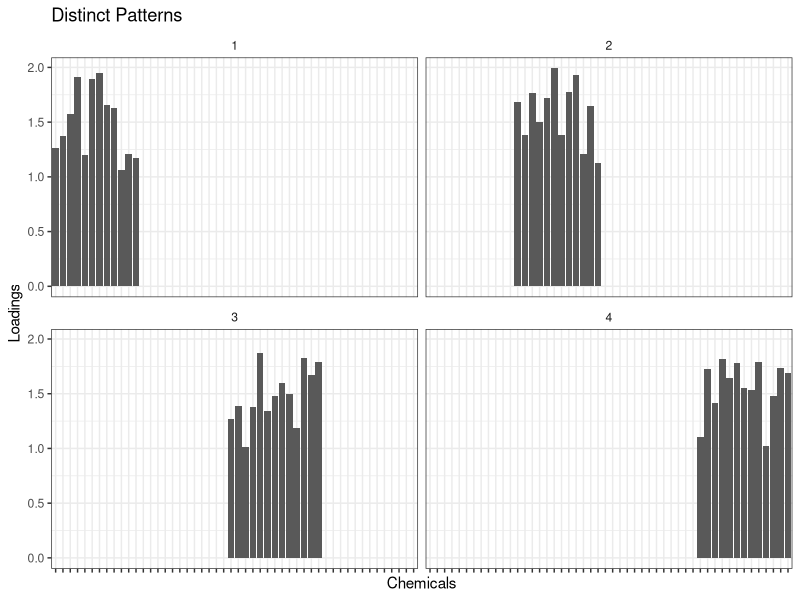
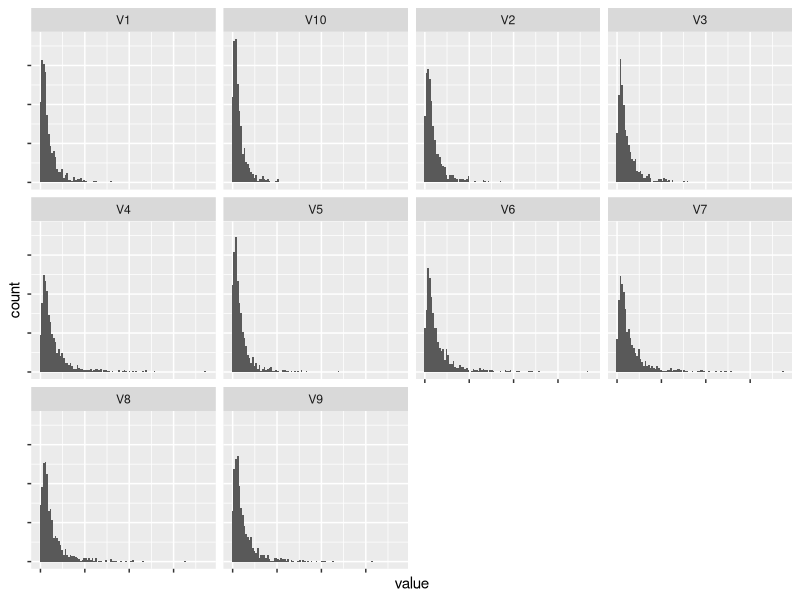
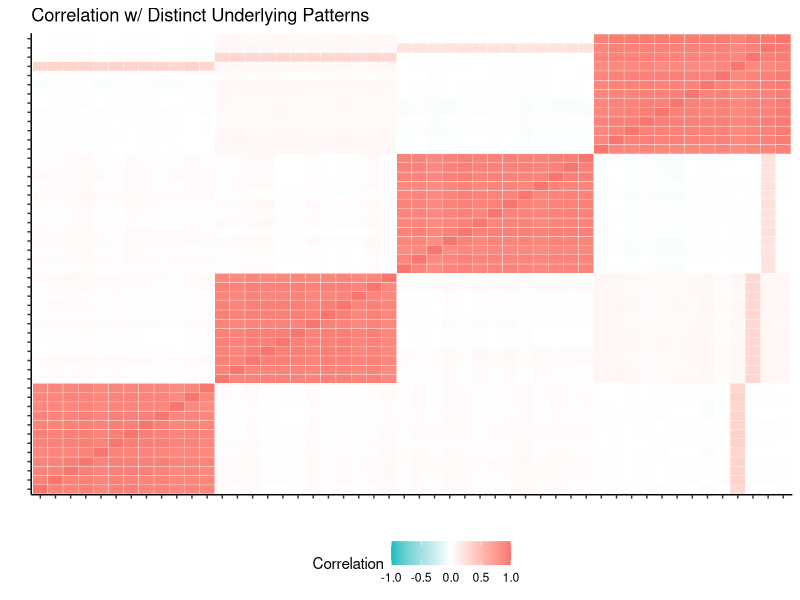
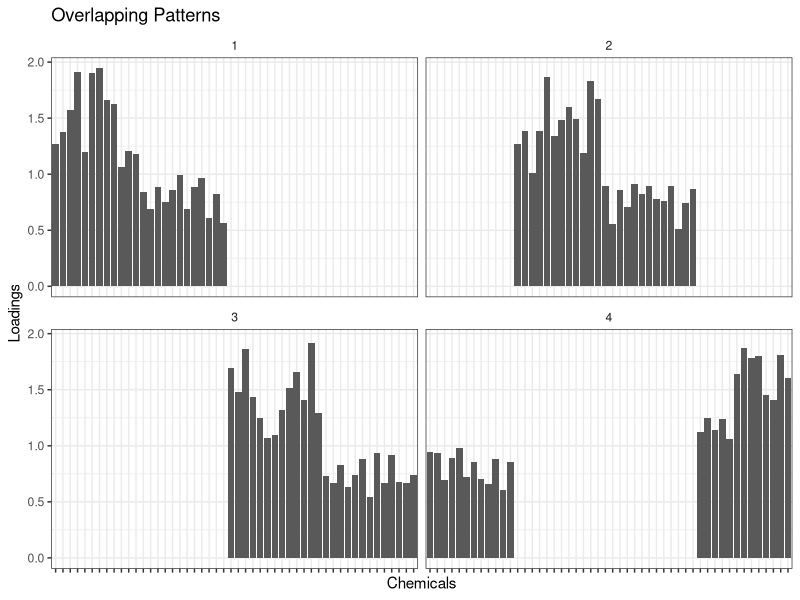
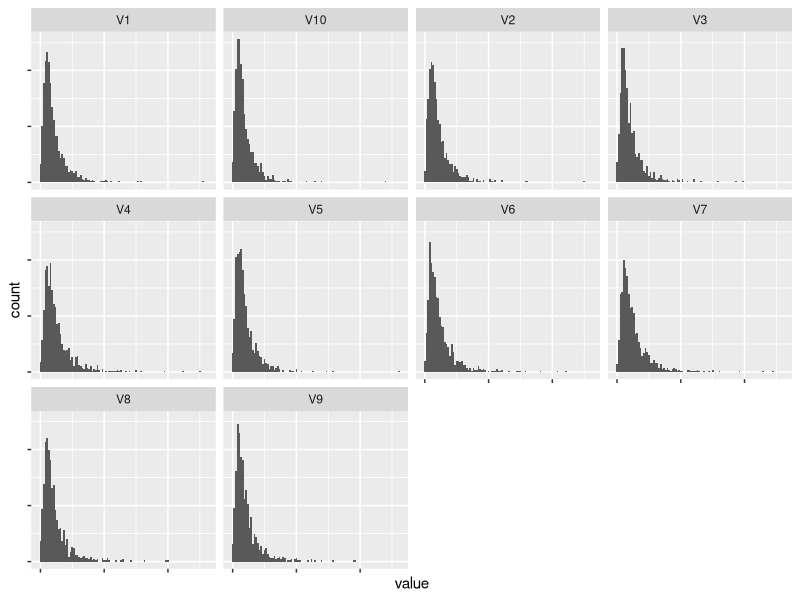
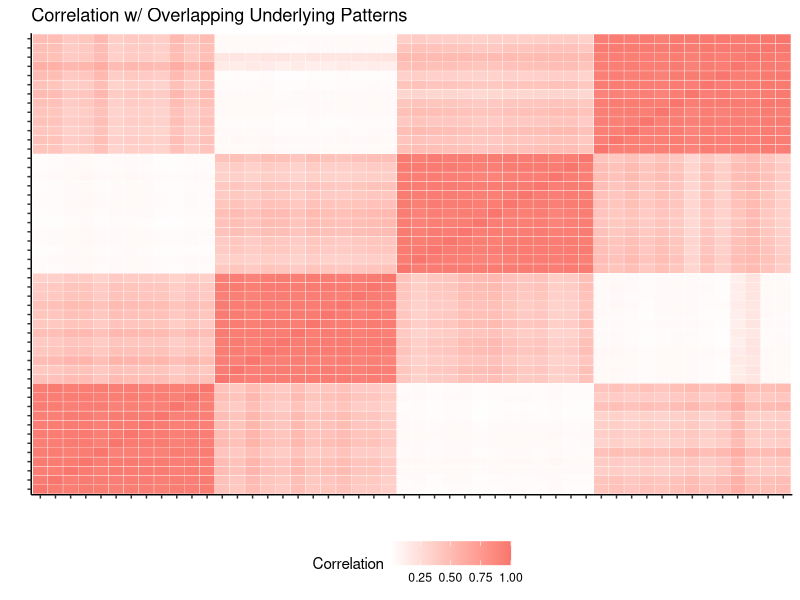
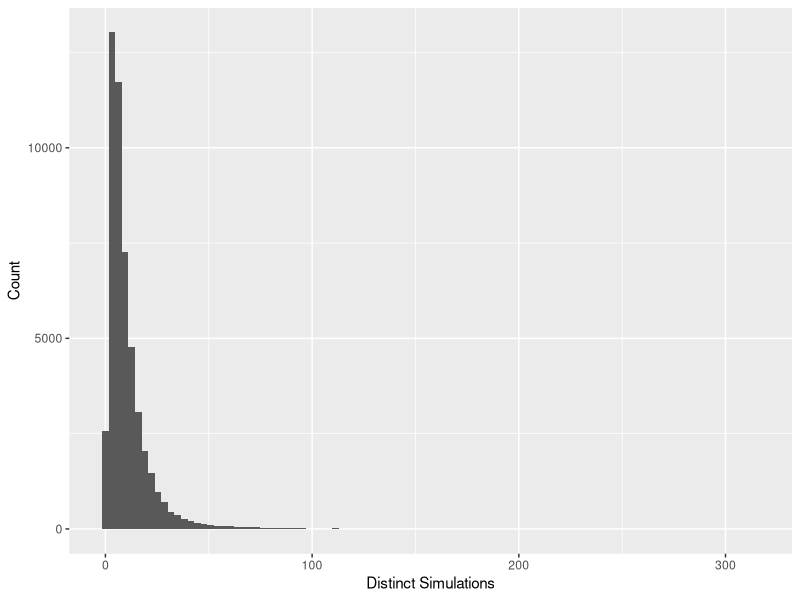

The R script that drew these images, in order: (Note: this script raises an error after producing the figures.)
## ---- chunk 1
options(scipen = 999)
library(reshape2) # melt
library(MASS) # mvrnorm
library(tidyverse)
## ---- chunk 2
## Construct a matrix for 4 TRUE exposure patterns
## replace runif between 0--0.2 with rep 0
create_patterns_dist <- function (seed) {
  set.seed(seed)
  patterns_dist <- 
    rbind(c(runif(12, 1, 2),   rep(0, 38)),
          c(rep(0, 12),        runif(12, 1, 2),   rep(0, 26)),
          c(rep(0, 24),                           runif(13, 1, 2),  rep(0, 13)),
          c(rep(0, 37), runif(13, 1, 2)))
  patterns_dist
}

patterns_dist_iter <- tibble(seed = 1:100) %>% 
 mutate(true_patterns = map(seed, create_patterns_dist))
## ---- chunk 3
patterns_dist_iter$true_patterns[[1]] %>% as_tibble() %>% 
  mutate(Pattern = 1:4) %>% 
  dplyr::select(Pattern, everything()) %>% 
  gather(key = Chemicals, value = Loadings, -Pattern) %>% 
  mutate(Chemicals = fct_inorder(Chemicals)) %>%
  ggplot(aes(x = Chemicals, y = Loadings)) + geom_col() +
  facet_wrap(.~Pattern) + theme_bw() +
  theme(axis.text.x = element_blank(),
        strip.background = element_blank()) +
  labs(title = "Distinct Patterns")
## ---- chunk 4
create_scores_dist <- function (seed) {
  scores_dist <- matrix(nrow = 1000, ncol = 4)
  set.seed(seed)
  scores_dist <- exp(mvrnorm(n = 1000, mu = rep(1, 4), # mu = rnorm(4, mean = 1), 
                          Sigma = diag(rep(1, 4)))) # Independent log normal dist
  scores_dist
}

scores_dist_iter <- patterns_dist_iter %>% 
 mutate(true_scores = map(seed, create_scores_dist))
## ---- chunk 5
sim_dist <- scores_dist_iter %>% 
  mutate(chem = map2(true_scores, true_patterns, `%*%`))
## ---- chunk 6
chemx <- sim_dist$chem[[1]]

add_noise <- function (seed, chemx) {
  #noise <- list(mean = 0, sd = apply(chemx, 2, var)/10)
  noise <- list(mean = 0, sd = rep(1, 50)) # QUICK CHECK FOR NOISE SENSITIVITY
  set.seed(seed)
  chem_dist <- pmax(chemx + 
                      mvrnorm(n = 1000, mu = rep(0, 50), 
                                        Sigma = diag(noise$sd)), 0)	
  chem_dist
}

sim_dist <- sim_dist %>% 
 mutate(sim = map2(seed, chem, add_noise))
## ---- chunk 7
dist <- sim_dist$sim[[1]]

apply(dist, 2, sd)
apply(dist, 2, mean)
summary(dist)[1:6, 1:5]

as_tibble(dist) %>% 
  dplyr::select(-(11:50)) %>% 
  pivot_longer(1:10) %>% 
  ggplot(aes(x = value)) +
  geom_histogram(bins = 100) +
facet_wrap(~name) +
  theme(axis.text.x = element_blank(),
        axis.text.y = element_blank())
## ---- chunk 8
melt(cor(dist, method = "spearman")) %>% 
  as_tibble() %>% 
  rename(Correlation = value) %>% 
  mutate(Var1 = as.factor(Var1),
         Var2 = as.factor(Var2)) %>% 
  ggplot(aes(x = Var1, y = Var2)) +
  geom_tile(aes(fill = Correlation), colour = "white") +
  scale_fill_gradient2(low = "#00BFC4", mid = "white", high = "#F8766D",
                       midpoint = 0,
                       na.value = "transparent", limits = c(-1, 1)) +
  theme_classic() + labs(x = "", y = "") +
  theme(axis.text = element_blank(),
        legend.position = "bottom") + 
  ggtitle("Correlation w/ Distinct Underlying Patterns")
## ---- chunk 9
# replace runif 0-0.2 with rep 0
create_patterns_over <- function (seed) {
  set.seed(seed)
  patterns_cor <-
    rbind(c(runif(12, 1, 2),   runif(12, 0.5, 1), rep(0, 26)),
          c(rep(0, 12),        runif(12, 1, 2),   runif(13, 0.5, 1), rep(0, 13)),
          c(rep(0, 24),                           runif(13, 1, 2),   runif(13, 0.5, 1)),
          c(runif(12, 0.5, 1), rep(0, 25),        runif(13, 1, 2)))
  patterns_cor
}

patterns_over_iter <- tibble(seed = 1:100) %>% 
 mutate(true_patterns = map(seed, create_patterns_over))
## ---- chunk 10
patterns_over_iter$true_patterns[[1]] %>% as_tibble() %>% 
  mutate(Pattern = 1:4) %>% 
  dplyr::select(Pattern, everything()) %>% 
  gather(key = Chemicals, value = Loadings, -Pattern) %>% 
  mutate(Chemicals = fct_inorder(Chemicals)) %>%
  ggplot(aes(x = Chemicals, y = Loadings)) + geom_col() +
  facet_wrap(.~Pattern) + theme_bw() +
  theme(axis.text.x = element_blank(),
        strip.background = element_blank()) +
  labs(title = "Overlapping Patterns")
## ---- chunk 11
sim_over <- scores_dist_iter %>% 
  dplyr::select(seed, true_scores) %>% 
  full_join(., patterns_over_iter) %>% 
  mutate(chem = map2(true_scores, true_patterns, `%*%`))
## ---- chunk 12
sim_over <- sim_over %>% 
 mutate(sim = map2(seed, chem, add_noise))
## ---- chunk 13
over <- sim_over$sim[[1]]

(apply(over, 2, sd))
(apply(over, 2, mean))
summary(over)[1:6, 1:5]

as_tibble(over) %>% 
  dplyr::select(-(11:50)) %>% 
  pivot_longer(1:10) %>% 
  ggplot(aes(x = value)) +
  geom_histogram(bins = 100) +
facet_wrap(~name) +
  theme(axis.text.x = element_blank(),
        axis.text.y = element_blank())
## ---- chunk 14
melt(cor(over, method = "spearman")) %>% 
  as_tibble() %>% 
  rename(Correlation = value) %>% 
  mutate(Var1 = as.factor(Var1),
         Var2 = as.factor(Var2)) %>% 
  ggplot(aes(x = Var1, y = Var2)) +
  geom_tile(aes(fill = Correlation), colour = "white") +
  scale_fill_gradient2(low = "#00BFC4", high = "#F8766D") +
  theme_classic() + labs(x = "", y = "") +
  theme(axis.text = element_blank(),
        legend.position = "bottom") + 
  ggtitle("Correlation w/ Overlapping Underlying Patterns")
## ---- chunk 15
create_scores_cor <- function (seed) {
  scores_cor <- matrix(nrow = 1000, ncol = 4)
  cov <- matrix( c(1,    0.25, 0.15, 0.15,
                  0.25, 1,    0.15, 0.15,
                  0.15, 0.15, 1,    0.25,
                  0.15, 0.15, 0.25, 1), nrow = 4)
  
  set.seed(seed)
  scores_cor <- exp(mvrnorm(n = 1000, mu = rep(1, 4), 
                          Sigma = cov)) # dists are kind of DEPENDENT
  }

scores_cor_iter <- patterns_over_iter %>% 
 mutate(true_scores = map(seed, create_scores_cor))
## ---- chunk 16
sim_cor <- scores_cor_iter %>% 
  dplyr::select(seed, true_scores) %>% 
  full_join(., patterns_over_iter) %>% 
  mutate(chem = map2(true_scores, true_patterns, `%*%`))
## ---- chunk 17
sim_cor <- sim_cor %>% 
 mutate(sim = map2(seed, chem, add_noise))
## ---- chunk 18
simm <- sim_cor$sim[[1]]

as_tibble(simm) %>% 
  pivot_longer(V1:V50) %>% 
  ggplot(aes(x = value)) + 
  geom_histogram(bins = 100) + 
  labs(x = "Distinct Simulations",
       y = "Count")

apply(simm, 2, mean)
apply(simm, 2, sd)

ggcorr(as_tibble(simm), limits = FALSE,
       hjust = 0.85, size = 2, layout.exp = 1) +
  labs(x = "Simulated Correlation Matrix") +
  theme_minimal(base_size = 10)
## ---- chunk 19
sim_dgp_rep1 <- rbind(sim_dist %>% mutate(data = "Distinct"),
      sim_over %>% mutate(data = "Overlapping"),
      sim_cor %>% mutate(data = "Correlated"))
  
sim_dgp_rep1

# for (i in 1:nrow(sim_dgp_rep1)) {
#   write_csv(as_tibble(sim_dgp_rep1$sim[[i]]), paste0("./Sims/dgp_rep1/sim_dgp_rep1_", i, ".csv"))
# }

# save(sim_dgp_rep1, file = "./Sims/sim_dgp_rep1.RDA")
